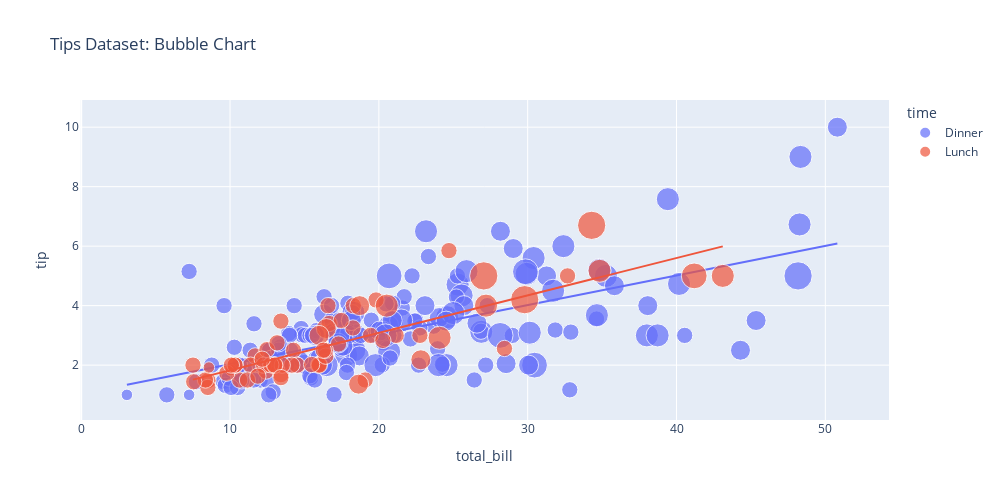

This figure's notebook cell:
### Code cell
fig = px.scatter(
    df, 
    x='total_bill', 
    y='tip', 
    color='time',
    size='size', 
    trendline='ols',
    title='Tips Dataset: Bubble Chart'
)

fig.update_layout(
    width=1000,  # Ширина
    height=500  # Высота
)

fig.show()

### Figure 1 — Plotly figure (JSON) as saved in the notebook; plotly's stock layout.template omitted (floating-point values rounded to 4 significant figures; data arrays with more than 128 entries replaced by an {"elided": "..."} marker saying what was removed)
{"data": [{"hovertemplate": "time=Dinner<br>total_bill=%{x}<br>tip=%{y}<br>size=%{marker.size}<extra></extra>", "legendgroup": "Dinner", "marker": {"color": "#636efa", "size": {"elided": "176 int values"}, "sizemode": "area", "sizeref": 0.015, "symbol": "circle"}, "mode": "markers", "name": "Dinner", "orientation": "v", "showlegend": true, "type": "scatter", "x": {"elided": "176 float values"}, "xaxis": "x", "y": {"elided": "176 float values"}, "yaxis": "y"}, {"hovertemplate": "<b>OLS trendline</b><br>tip = 0.0994262 * total_bill + 1.03489<br>R<sup>2</sup>=0.400526<br><br>time=Dinner<br>total_bill=%{x}<br>tip=%{y} <b>(trend)</b><extra></extra>", "legendgroup": "Dinner", "marker": {"color": "#636efa", "symbol": "circle"}, "mode": "lines", "name": "Dinner", "showlegend": false, "type": "scatter", "x": {"elided": "176 float values"}, "xaxis": "x", "y": {"elided": "176 float values"}, "yaxis": "y"}, {"hovertemplate": "time=Lunch<br>total_bill=%{x}<br>tip=%{y}<br>size=%{marker.size}<extra></extra>", "legendgroup": "Lunch", "marker": {"color": "#EF553B", "size": [4, 2, 2, 2, 2, 1, 2, 2, 4, 2, 2, 2, 2, 2, 2, 4, 2, 2, 2, 2, 2, 6, 2, 2, 2, 3, 2, 2, 2, 2, 2, 2, 2, 2, 2, 2, 2, 6, 5, 6, 2, 2, 3, 2, 2, 2, 2, 2, 2, 2, 2, 2, 4, 2, 2, 3, 2, 2, 2, 4, 3, 2, 2, 1, 3, 2, 2, 2], "sizemode": "area", "sizeref": 0.015, "symbol": "circle"}, "mode": "markers", "name": "Lunch", "orientation": "v", "showlegend": true, "type": "scatter", "x": [27.2, 22.76, 17.29, 19.44, 16.66, 10.07, 32.68, 15.98, 34.83, 13.03, 18.28, 24.71, 21.16, 10.65, 12.43, 24.08, 11.69, 13.42, 14.26, 15.95, 12.48, 29.8, 8.52, 14.52, 11.38, 22.82, 19.08, 20.27, 11.17, 12.26, 18.26, 8.51, 10.33, 14.15, 16, 13.16, 17.47, 34.3, 41.19, 27.05, 16.43, 8.35, 18.64, 11.87, 9.78, 7.51, 19.81, 28.44, 15.48, 16.58, 7.56, 10.34, 43.11, 13, 13.51, 18.71, 12.74, 13, 16.4, 20.53, 16.47, 12.16, 13.42, 8.58, 15.98, 13.42, 16.27, 10.09], "xaxis": "x", "y": [4, 3, 2.71, 3, 3.4, 1.83, 5, 2.03, 5.17, 2, 4, 5.85, 3, 1.5, 1.8, 2.92, 2.31, 1.68, 2.5, 2, 2.52, 4.2, 1.48, 2, 2, 2.18, 1.5, 2.83, 1.5, 2, 3.25, 1.25, 2, 2, 2, 2.75, 3.5, 6.7, 5, 5, 2.3, 1.5, 1.36, 1.63, 1.73, 2, 4.19, 2.56, 2.02, 4, 1.44, 2, 5, 2, 2, 4, 2.01, 2, 2.5, 4, 3.23, 2.2, 3.48, 1.92, 3, 1.58, 2.5, 2], "yaxis": "y"}, {"hovertemplate": "<b>OLS trendline</b><br>tip = 0.125853 * total_bill + 0.567362<br>R<sup>2</sup>=0.648708<br><br>time=Lunch<br>total_bill=%{x}<br>tip=%{y} <b>(trend)</b><extra></extra>", "legendgroup": "Lunch", "marker": {"color": "#EF553B", "symbol": "circle"}, "mode": "lines", "name": "Lunch", "showlegend": false, "type": "scatter", "x": [7.51, 7.56, 8.35, 8.51, 8.52, 8.58, 9.78, 10.07, 10.09, 10.33, 10.34, 10.65, 11.17, 11.38, 11.69, 11.87, 12.16, 12.26, 12.43, 12.48, 12.74, 13, 13, 13.03, 13.16, 13.42, 13.42, 13.42, 13.51, 14.15, 14.26, 14.52, 15.48, 15.95, 15.98, 15.98, 16, 16.27, 16.4, 16.43, 16.47, 16.58, 16.66, 17.29, 17.47, 18.26, 18.28, 18.64, 18.71, 19.08, 19.44, 19.81, 20.27, 20.53, 21.16, 22.76, 22.82, 24.08, 24.71, 27.05, 27.2, 28.44, 29.8, 32.68, 34.3, 34.83, 41.19, 43.11], "xaxis": "x", "y": [1.513, 1.519, 1.618, 1.638, 1.64, 1.647, 1.798, 1.835, 1.837, 1.867, 1.869, 1.908, 1.973, 2.0, 2.039, 2.061, 2.098, 2.11, 2.132, 2.138, 2.171, 2.203, 2.203, 2.207, 2.224, 2.256, 2.256, 2.256, 2.268, 2.348, 2.362, 2.395, 2.516, 2.575, 2.578, 2.578, 2.581, 2.615, 2.631, 2.635, 2.64, 2.654, 2.664, 2.743, 2.766, 2.865, 2.868, 2.913, 2.922, 2.969, 3.014, 3.061, 3.118, 3.151, 3.23, 3.432, 3.439, 3.598, 3.677, 3.972, 3.991, 4.147, 4.318, 4.68, 4.884, 4.951, 5.751, 5.993], "yaxis": "y"}], "layout": {"height": 500, "legend": {"itemsizing": "constant", "title": {"text": "time"}, "tracegroupgap": 0}, "title": {"text": "Tips Dataset: Bubble Chart"}, "width": 1000, "xaxis": {"anchor": "y", "autorange": true, "domain": [0, 1], "range": [-0.08307, 54.28], "title": {"text": "total_bill"}, "type": "linear"}, "yaxis": {"anchor": "x", "autorange": true, "domain": [0, 1], "range": [0.1552, 10.91], "title": {"text": "tip"}, "type": "linear"}}}
